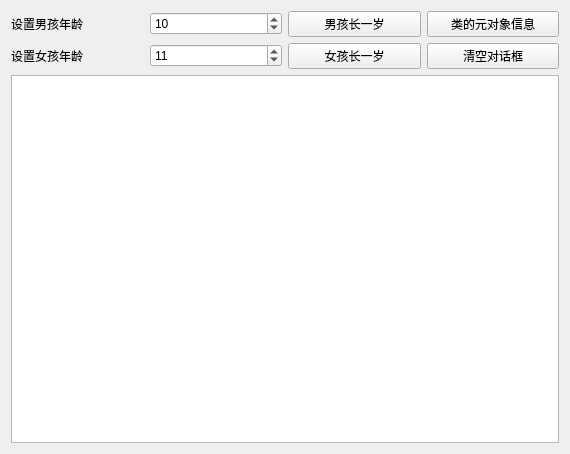
<?xml version="1.0" encoding="UTF-8"?>
<ui version="4.0">
 <class>Widget</class>
 <widget class="QWidget" name="Widget">
  <property name="geometry">
   <rect>
    <x>0</x>
    <y>0</y>
    <width>570</width>
    <height>454</height>
   </rect>
  </property>
  <property name="windowTitle">
   <string>Widget</string>
  </property>
  <layout class="QGridLayout" name="gridLayout_2">
   <item row="0" column="0">
    <layout class="QGridLayout" name="gridLayout">
     <item row="0" column="0">
      <widget class="QLabel" name="label">
       <property name="text">
        <string>设置男孩年龄</string>
       </property>
      </widget>
     </item>
     <item row="0" column="1">
      <widget class="QSpinBox" name="boxBoy">
       <property name="value">
        <number>10</number>
       </property>
      </widget>
     </item>
     <item row="0" column="2">
      <widget class="QPushButton" name="btnBoyAdd">
       <property name="text">
        <string>男孩长一岁</string>
       </property>
      </widget>
     </item>
     <item row="0" column="3">
      <widget class="QPushButton" name="btnMeta">
       <property name="text">
        <string>类的元对象信息</string>
       </property>
      </widget>
     </item>
     <item row="1" column="0">
      <widget class="QLabel" name="label_2">
       <property name="text">
        <string>设置女孩年龄</string>
       </property>
      </widget>
     </item>
     <item row="1" column="1">
      <widget class="QSpinBox" name="boxGril">
       <property name="value">
        <number>11</number>
       </property>
      </widget>
     </item>
     <item row="1" column="2">
      <widget class="QPushButton" name="btnGrilAdd">
       <property name="text">
        <string>女孩长一岁</string>
       </property>
      </widget>
     </item>
     <item row="1" column="3">
      <widget class="QPushButton" name="btnClear">
       <property name="text">
        <string>清空对话框</string>
       </property>
      </widget>
     </item>
    </layout>
   </item>
   <item row="1" column="0">
    <widget class="QPlainTextEdit" name="plainTextEdit"/>
   </item>
  </layout>
 </widget>
 <layoutdefault spacing="6" margin="11"/>
 <resources/>
 <connections>
  <connection>
   <sender>btnClear</sender>
   <signal>clicked()</signal>
   <receiver>plainTextEdit</receiver>
   <slot>clear()</slot>
   <hints>
    <hint type="sourcelabel">
     <x>673</x>
     <y>50</y>
    </hint>
    <hint type="destinationlabel">
     <x>387</x>
     <y>301</y>
    </hint>
   </hints>
  </connection>
 </connections>
</ui>
